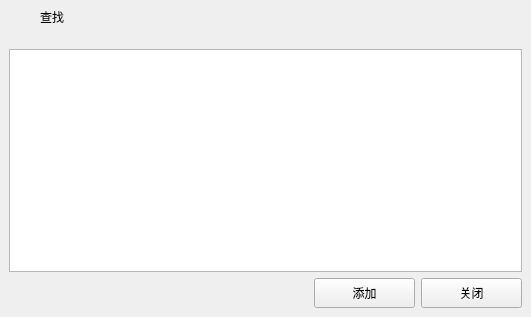
<?xml version="1.0" encoding="UTF-8"?>
<ui version="4.0">
 <class>SearchUnbindDeviceInfo</class>
 <widget class="QWidget" name="SearchUnbindDeviceInfo">
  <property name="geometry">
   <rect>
    <x>0</x>
    <y>0</y>
    <width>531</width>
    <height>317</height>
   </rect>
  </property>
  <property name="windowTitle">
   <string>Form</string>
  </property>
  <layout class="QVBoxLayout" name="verticalLayout_2">
   <property name="leftMargin">
    <number>0</number>
   </property>
   <property name="topMargin">
    <number>0</number>
   </property>
   <property name="rightMargin">
    <number>0</number>
   </property>
   <property name="bottomMargin">
    <number>0</number>
   </property>
   <item>
    <widget class="QWidget" name="TitleBarWidget" native="true">
     <property name="minimumSize">
      <size>
       <width>0</width>
       <height>34</height>
      </size>
     </property>
     <property name="maximumSize">
      <size>
       <width>16777215</width>
       <height>34</height>
      </size>
     </property>
     <layout class="QHBoxLayout" name="horizontalLayout_3">
      <property name="topMargin">
       <number>4</number>
      </property>
      <property name="bottomMargin">
       <number>4</number>
      </property>
      <item>
       <widget class="QLabel" name="label_title_icon">
        <property name="minimumSize">
         <size>
          <width>25</width>
          <height>25</height>
         </size>
        </property>
        <property name="maximumSize">
         <size>
          <width>25</width>
          <height>25</height>
         </size>
        </property>
        <property name="text">
         <string/>
        </property>
       </widget>
      </item>
      <item>
       <widget class="QLabel" name="label_title">
        <property name="sizePolicy">
         <sizepolicy hsizetype="Expanding" vsizetype="Preferred">
          <horstretch>0</horstretch>
          <verstretch>0</verstretch>
         </sizepolicy>
        </property>
        <property name="text">
         <string>查找</string>
        </property>
       </widget>
      </item>
     </layout>
    </widget>
   </item>
   <item>
    <layout class="QVBoxLayout" name="verticalLayout">
     <property name="leftMargin">
      <number>9</number>
     </property>
     <property name="topMargin">
      <number>9</number>
     </property>
     <property name="rightMargin">
      <number>9</number>
     </property>
     <property name="bottomMargin">
      <number>9</number>
     </property>
     <item>
      <widget class="QTableWidget" name="DeviceMainInfoTableWidget"/>
     </item>
     <item>
      <layout class="QHBoxLayout" name="horizontalLayout">
       <item>
        <spacer name="horizontalSpacer">
         <property name="orientation">
          <enum>Qt::Horizontal</enum>
         </property>
         <property name="sizeHint" stdset="0">
          <size>
           <width>40</width>
           <height>20</height>
          </size>
         </property>
        </spacer>
       </item>
       <item>
        <widget class="QPushButton" name="btnAdd">
         <property name="minimumSize">
          <size>
           <width>101</width>
           <height>30</height>
          </size>
         </property>
         <property name="maximumSize">
          <size>
           <width>16777215</width>
           <height>16777215</height>
          </size>
         </property>
         <property name="text">
          <string>添加</string>
         </property>
        </widget>
       </item>
       <item>
        <widget class="QPushButton" name="btnClose">
         <property name="minimumSize">
          <size>
           <width>101</width>
           <height>30</height>
          </size>
         </property>
         <property name="maximumSize">
          <size>
           <width>16777215</width>
           <height>16777215</height>
          </size>
         </property>
         <property name="text">
          <string>关闭</string>
         </property>
        </widget>
       </item>
      </layout>
     </item>
    </layout>
   </item>
  </layout>
 </widget>
 <resources/>
 <connections/>
</ui>
